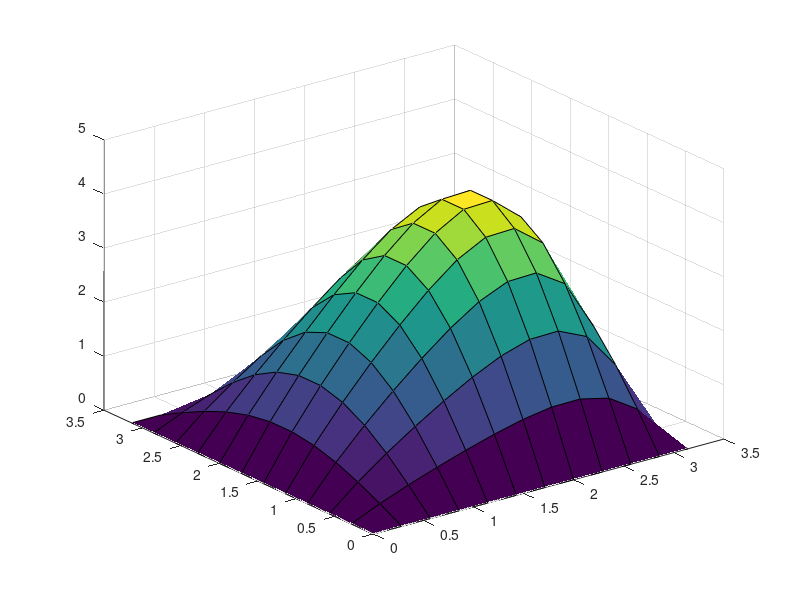

The MATLAB source for this figure:
%PROGRAM FOR HWK6
%WRITTEN IN MATLAB; NOT in C
clear all
clc
close(gcf)
% Set up boundary Conditions and step increments
%also set up plate length
% M for x; N for y;
lx= pi;
ly= pi;

%set up nodes here
%MAKE SURE THAT IT IS EVEN
m=10;
n=m;
dx= lx/(m+1);
dy= ly/(n+1);
%Boundary Conditions Defined here
u0=0;
uL=0;
v0=0;
vL=0;
%determining how many iterations to do to solver using 
%Gauss Seidel
iteration=3000;
%defining x & y intervals

x=[0:dx:lx];
y=[0:dy:ly];

%Closed-form solution given in Assignment sheet 
% M an integer
M=1;
for p=1:length(x)
    for q=1:length(y)
      solU(p,q)=(ly-y(q)).*sin(M.*x(p)).*sinh(M.*y(q));
      solF(p,q)= -2.*M.*sin(M.*x(p)).*cosh(M.*y(q));
    end
end
surf(x,y,solU);
%given f in del2u=f

surf(x,y,solF);

%setting up u properly:
u(m+2,n+2)=0; % will bc's on the 'plate'
u(:,1)=u0;
u(:,m+2)=uL;
u(1,:)=v0;
u(n+2,:)=vL;

L1_error=0;
error=0;
u_new(m+2,n+2)=0;

%This nested loop solves for the first u values
%to not compute too much in a loop, will do the following 
l1= -dx*dy*2*M;
for s=1:iteration
    for j=2:n+1 %done this way to ignore the bc entries on the matrix
        for i=2:m+1 % see above
       
       u(i,j)= (l1*sin(M*(i-1)*dx)*cosh(M*(j-1)*dy) -u_new(i,j-1)-u_new(i-1,j)-u(i+1,j) -u(i,j+1))/-4;
        u_new(i,j)=u(i,j); % new value assigned as in gauss-seidel
        end %end of i loop
        
    end % end of j loop
   u=u_new;      %iteration happens here
end

%Calculating the L1 error
     for i=2:m+1
         for j=2:n+1
             error= abs(u(i,j)-solU(i,j));
           L1_error=L1_error+error;
         end
     end
     L1_error= L1_error/(m*n)
%      k=surf(x,y,solU)
%      %makes true solution a little transparent so can see both surfaces
%      % easier
%      alpha(k,.4)
%      hold on
     surf(x,y,u)
     
     %plotting random values of the approximated u and the Closed-form solU
%     
%      rx= randi([1,m],1,4)
%     ry= randi([1,n],1,4)
%     
%     figure
%     plot(rx,u(rx,ry),'g') 
%     hold on
%     plot(rx, solU(rx,ry),'b')
